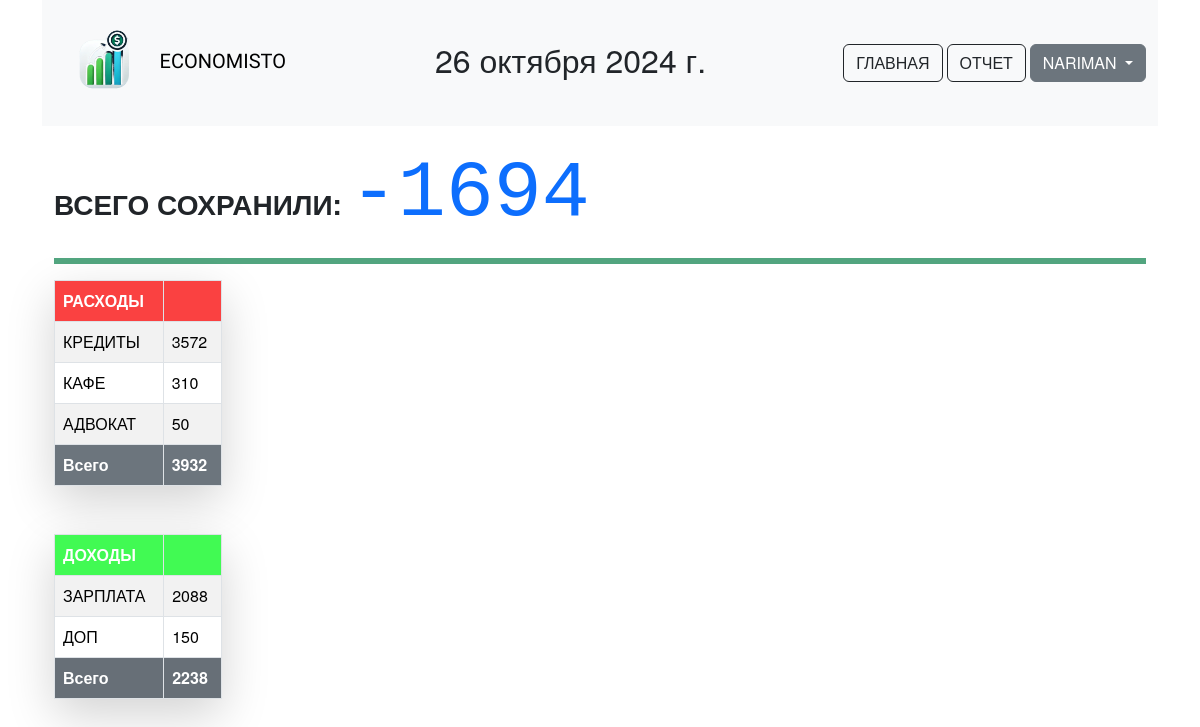
Screenshot of /calculate/ (signed in) with the database file from the repository.
### authapp/models.py (models this page shows)
class NewUser(AbstractUser):
    age = models.PositiveIntegerField(verbose_name='возраст', null=True, blank=True)
    alone = models.BooleanField(verbose_name='Одинок', default=True)
    username = models.CharField(max_length=40, unique=True, verbose_name='Пользователь')
    class Meta:
        verbose_name = 'Пользователь'
        verbose_name_plural = 'Пользователи'
    def __str__(self):
        return f'{self.username}'

### main/models.py (models this page shows, shortened)
class Category(models.Model):
    user = models.ForeignKey(NewUser, on_delete=models.CASCADE, verbose_name='Пользователь')
    name = models.CharField(verbose_name='Название', max_length=64)
    description = models.TextField(verbose_name='Описание', blank=True, null=True)
    time_create = models.DateTimeField(verbose_name='Дата создания', auto_now_add=True)
    class Meta:
        verbose_name = 'Пользовательская категория расхода'
        verbose_name_plural = 'Пользовательские категории расходов'

class CategoryIncomes(models.Model):
    user = models.ForeignKey(NewUser, on_delete=models.CASCADE, verbose_name='Пользователь')
    name = models.CharField(verbose_name='Название', max_length=64)
    description = models.TextField(verbose_name='Описание', blank=True, null=True)
    time_create = models.DateTimeField(verbose_name='Дата создания', auto_now_add=True)
    class Meta:
        verbose_name = 'Пользовательская категория доходов'
        verbose_name_plural = 'Пользовательские категории доходов'

### main/views.py (the view)
# urls.py: path('calculate/', main.calculate, name='calculate'),
@login_required
def calculate(request):
    title = "Расчет"
    monthly_save = FinancialStatement.objects.get(user=request.user)
    total_inc = Income.objects.filter(user=request.user).aggregate(Sum('sum'))
    total_exp = NecessaryExpenses.objects.filter(user=request.user).aggregate(Sum('sum'))
    try:
        total_save = total_inc['sum__sum'] - total_exp['sum__sum']
    except:
        total_save = 0
    yestorday = today - timedelta(days=1)
    twodaybefore = today - timedelta(days=2)
    three_day = today - timedelta(days=3)
    four_day = today - timedelta(days=4)
    five_day = today - timedelta(days=5)
    six_day = today - timedelta(days=6)
    inc_today = Income.objects.filter(user=request.user, time_create__day=today.day).aggregate(Sum("sum"))
    if inc_today['sum__sum'] == None:
        inc_today['sum__sum'] = 0
    exp_today = NecessaryExpenses.objects.filter(user=request.user, time_create__day=today.day).aggregate(
        Sum("sum"))
    if exp_today['sum__sum'] == None:
        exp_today['sum__sum'] = 0
    inc_yesterday = Income.objects.filter(user=request.user, time_create__day=yestorday.day).aggregate(Sum("sum"))
    if inc_yesterday['sum__sum'] == None:
        inc_yesterday['sum__sum'] = 0
    exp_yesterday = NecessaryExpenses.objects.filter(user=request.user, time_create__day=yestorday.day).aggregate(
        Sum("sum"))
    if exp_yesterday['sum__sum'] == None:
        exp_yesterday['sum__sum'] = 0
    inc_two_day = Income.objects.filter(user=request.user, time_create__day=twodaybefore.day).aggregate(Sum("sum"))
    if inc_two_day['sum__sum'] == None:
        inc_two_day['sum__sum'] = 0
    exp_two_day = NecessaryExpenses.objects.filter(user=request.user, time_create__day=twodaybefore.day).aggregate(Sum("sum"))
    if exp_two_day['sum__sum'] == None:
        exp_two_day['sum__sum'] = 0
    inc_three_day = Income.objects.filter(user=request.user, time_create__day=three_day.day).aggregate(Sum("sum"))
    if inc_three_day['sum__sum'] == None:
        inc_three_day['sum__sum'] = 0
    exp_three_day = NecessaryExpenses.objects.filter(user=request.user, time_create__day=three_day.day).aggregate(Sum("sum"))
    if exp_three_day['sum__sum'] == None:
        exp_three_day['sum__sum'] = 0
    inc_four_day = Income.objects.filter(user=request.user, time_create__day=four_day.day).aggregate(Sum("sum"))
    if inc_four_day['sum__sum'] == None:
        inc_four_day['sum__sum'] = 0
    exp_four_day = NecessaryExpenses.objects.filter(user=request.user, time_create__day=four_day.day).aggregate(Sum("sum"))
    if exp_four_day['sum__sum'] == None:
        exp_four_day['sum__sum'] = 0
    inc_five_day = Income.objects.filter(user=request.user, time_create__day=five_day.day).aggregate(Sum("sum"))
    if inc_five_day['sum__sum'] == None:
        inc_five_day['sum__sum'] = 0
    exp_five_day = NecessaryExpenses.objects.filter(user=request.user, time_create__day=five_day.day).aggregate(Sum("sum"))
    if exp_five_day['sum__sum'] == None:
        exp_five_day['sum__sum'] = 0
    inc_six_day = Income.objects.filter(user=request.user, time_create__day=six_day.day).aggregate(Sum("sum"))
    if inc_six_day['sum__sum'] == None:
        inc_six_day['sum__sum'] = 0
    exp_six_day = NecessaryExpenses.objects.filter(user=request.user, time_create__day=six_day.day).aggregate(Sum("sum"))
    if exp_six_day['sum__sum'] == None:
        exp_six_day['sum__sum'] = 0
    content = {
        "users": NewUser.objects.all(),
        "today": today,
        "yestorday": yestorday,
        "twodaybefore": twodaybefore,
        "threedaybefore": three_day,
        "fourdaybefore": four_day,
        "fivedaybefore": five_day,
        "sixdaybefore": six_day,
        "incomes": total_table(Income.objects.filter(user=request.user), request),
        "expenses": total_table(NecessaryExpenses.objects.filter(user=request.user), request),
        "total_expenses": total_exp,
        "total_income": total_inc,
        'total_save': total_save,
        'monthly_save_amount':monthly_save,
        'title': title,
        'simple': for_table_data(total_table(NecessaryExpenses.objects.filter(user=request.user), request)),
        'today_exp': exp_today,
        'today_inc': inc_today,
        'yestorday_exp': exp_yesterday,
        'yestorday_inc': inc_yesterday,
        'twodaybefore_exp': exp_two_day,
        'twodaybefore_inc': inc_two_day,
        'threedaybefore_exp': exp_three_day,
        'threedaybefore_inc': inc_three_day,
        'fourdaybefore_exp': exp_four_day,
        'fourdaybefore_inc': inc_four_day,
        'fivedaybefore_exp': exp_five_day,
        'fivedaybefore_inc': inc_five_day,
        'sixdaybefore_exp': exp_six_day,
        'sixdaybefore_inc': inc_six_day,
    }
    return render(request, 'main/calculate.html', content)

### main/views.py (called while the page is built)
def total_table(model, request):
    table_category_summ = {}
    cat=[]
    for k in Category.objects.filter(user=request.user):
        cat.append(k.name)
    for c in CategoryIncomes.objects.filter(user=request.user):
        cat.append(c.name)
    for i in cat:
        res = model.filter(category__name=i).first()
        res_sum = model.filter(category__name=i).aggregate(Sum("sum"))
        try:
            table_category_summ[res.category.name] = res_sum['sum__sum']
        except:
            pass
    return table_category_summ

def for_table_data(data):
    result = [['Task', 'Hours per Day'],]
    for i, k in data.items():
        item = []
        item.append(i)
        item.append(k)
        result.append(item)
    return result

### main/templates/main/calculate.html (shortened to what this page needs)
<!DOCTYPE html>
    {% extends 'main/base.html' %}
    {% load static %}
{%block content%}
<div class="container" style="margin-top: 20px;">
    <p class="fs-3 fw-semibold ">ВСЕГО СОХРАНИЛИ: <strong class="display-1 font-monospace text-primary">{{total_save}}</strong></p>
    <hr class="border border-success border-3 opacity-75">
  <div class="row">
    <div class="col">
    <table class="table table-striped table-hover table-bordered shadow-lg p-3 mb-5 bg-body-tertiary rounded ">
        <thead>
         <tr>
            <th scope="col" class="table-head-expemses">РАСХОДЫ</th>
            <th scope="col" class="table-head-expemses"></th>
         </tr>
        </thead>
        <tbody>
    {%for key, val in expenses.items%}
      <tr>
      <td> {{key|upper }}</td>
      <td>{{val}}</td>
      </tr>
    {%endfor%}
      <tr class="table-group-divider">
            <th scope="row" class="text-bg-secondary "><strong>Всего</strong></th>
            <td class="text-bg-secondary"><strong>{{total_expenses.sum__sum}}</strong></td>
        </tr>
</tbody>
</table>
        <table class="table table-striped table-hover table-bordered shadow-lg p-3 mb-5 bg-body-tertiary rounded">
    <thead>
    <tr>
      <th scope="col" class="head-color">ДОХОДЫ</th>
      <th scope="col" class="head-color"></th>
    </tr>
  </thead>
  <tbody>
  {%for key, val in incomes.items%}
    <tr>
      <td>{{key|upper}}</td>
      <td>{{val}}</td>
    </tr>
{%endfor%}
    <tr>
      <th scope="row" class="text-bg-secondary"> <strong>Всего</strong></th>
      <td class="text-bg-secondary"><strong>{{total_income.sum__sum}}</strong></td>
    </tr>
  </tbody>
</table>
    </div>
    <div class="col">
         <div id="donutchart" style="width: 900px; height: 500px;"></div>
    <br><br>
  </div>
</div>
{%endblock%}

### main/templates/main/base.html (shortened to what this page needs)
{% load static %}
<html>
<head>
{% block css %}
        <link href="https://cdn.jsdelivr.net/npm/bootstrap@5.3.3/dist/css/bootstrap.min.css" rel="stylesheet">
        <link rel="stylesheet" href="{% static 'css/style.css' %}">
        <link rel="stylesheet" href="https://cdn.jsdelivr.net/npm/bootstrap-icons@1.11.3/font/bootstrap-icons.min.css">
{% endblock %}
</head>
<body>
<div class="container">
{% block menu %}
    <nav class="navbar navbar-expand-lg bg-body-tertiary">
  <div class="container-fluid">
    <a class="navbar-brand" href="#">
      <img src="/static/img/logo.webp" alt="Logo" width="100" height="100" class="d-inline-block align-text-center">
      <span style="font-family: 'Sixtyfour Convergence', cursive;">ECONOMISTO</span>
    </a>
      <h2>{{today}}</h2>
      <div class="d-flex justify-content-center">
      <a type="button" class="btn btn-outline-dark" style="margin-left:4px;" href="/">ГЛАВНАЯ</a>
        <a type="button" class="btn btn-outline-dark" style="margin-left:4px;" href="{% url 'calculate'%}">ОТЧЕТ</a>
        {%if user.is_authenticated%}
        <div class="dropdown">
          <button class="btn btn-secondary dropdown-toggle" type="button" data-bs-toggle="dropdown" aria-expanded="false" style="margin-left:4px;">
              {{user|upper}}
          </button>
        </div>
        {%else%}
        <a type="button" class="btn btn-outline-dark" href="{% url 'auth:login'%}">ВОЙТИ</a>
        {%endif%}
          </div>
  </div>
</nav>
{% endblock %}
{% block content %}{% endblock %}
</div>
</body>
</html>

### static/css/style.css (style rules this page uses)
th.head-color { background-color: #41fa53; color: white; }
th.table-head-expemses { background-color: #fa4141; color: white; }
body { font-family: "Helvetica Neue", Helvetica, "Segoe UI", Arial, sans-serif; }
.row { display: flex; flex-wrap: wrap; flex-direction: row; }

### rows the page displays
NewUser: username "NARIMAN"
Category: expenses "КРЕДИТЫ"
Category: expenses "КАФЕ"
Category: expenses "АДВОКАТ"
CategoryIncomes: incomes "ЗАРПЛАТА"
CategoryIncomes: incomes "ДОП"

### other values shown
{{ today }} "26 октября 2024 г."
{{ total_save }} "-1694"
{{ val }} "3572" "310" "50"
{{ total_expenses.sum__sum }} "3932"
{{ val }} "2088" "150"
{{ total_income.sum__sum }} "2238"
